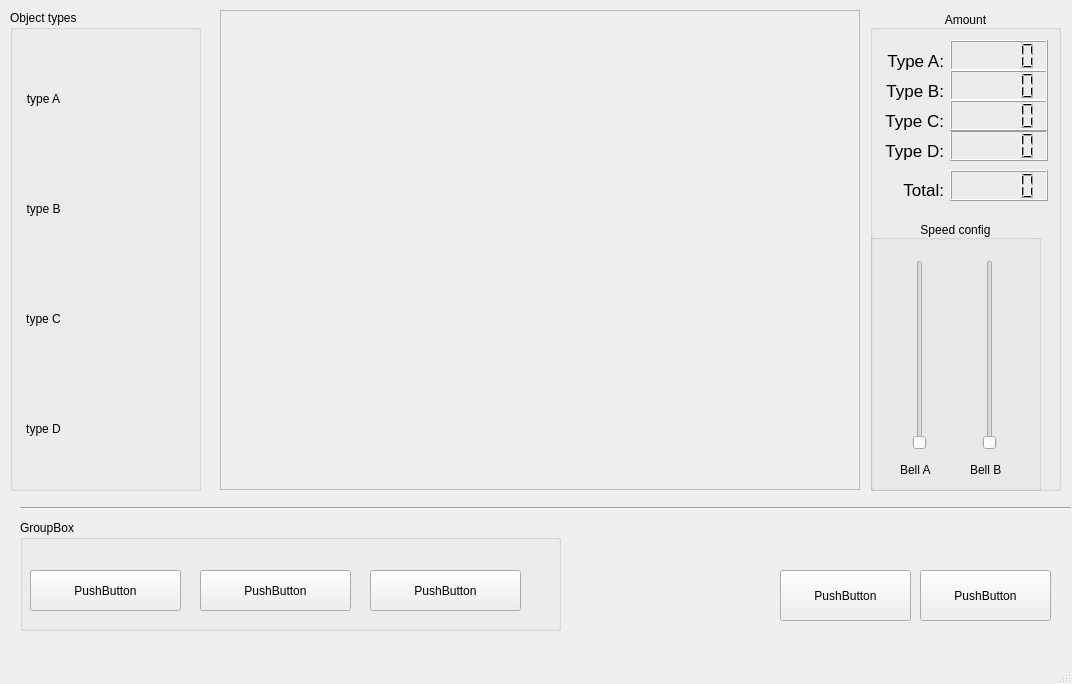
<?xml version="1.0" encoding="UTF-8"?>
<ui version="4.0">
 <class>MainWindow</class>
 <widget class="QMainWindow" name="MainWindow">
  <property name="geometry">
   <rect>
    <x>0</x>
    <y>0</y>
    <width>1072</width>
    <height>684</height>
   </rect>
  </property>
  <property name="windowTitle">
   <string>find object</string>
  </property>
  <widget class="QWidget" name="centralwidget">
   <property name="sizePolicy">
    <sizepolicy hsizetype="Maximum" vsizetype="Maximum">
     <horstretch>0</horstretch>
     <verstretch>0</verstretch>
    </sizepolicy>
   </property>
   <widget class="QFrame" name="frame">
    <property name="geometry">
     <rect>
      <x>220</x>
      <y>10</y>
      <width>640</width>
      <height>480</height>
     </rect>
    </property>
    <property name="frameShape">
     <enum>QFrame::StyledPanel</enum>
    </property>
    <property name="frameShadow">
     <enum>QFrame::Raised</enum>
    </property>
    <widget class="QLabel" name="label">
     <property name="geometry">
      <rect>
       <x>0</x>
       <y>0</y>
       <width>640</width>
       <height>480</height>
      </rect>
     </property>
     <property name="sizePolicy">
      <sizepolicy hsizetype="Maximum" vsizetype="Maximum">
       <horstretch>0</horstretch>
       <verstretch>0</verstretch>
      </sizepolicy>
     </property>
     <property name="text">
      <string/>
     </property>
     <property name="pixmap">
      <pixmap>chip200.jpg</pixmap>
     </property>
     <property name="scaledContents">
      <bool>true</bool>
     </property>
    </widget>
   </widget>
   <widget class="QGroupBox" name="groupBox">
    <property name="geometry">
     <rect>
      <x>20</x>
      <y>520</y>
      <width>541</width>
      <height>111</height>
     </rect>
    </property>
    <property name="title">
     <string>GroupBox</string>
    </property>
    <widget class="QPushButton" name="pushButton_3">
     <property name="geometry">
      <rect>
       <x>180</x>
       <y>50</y>
       <width>151</width>
       <height>41</height>
      </rect>
     </property>
     <property name="text">
      <string>PushButton</string>
     </property>
    </widget>
    <widget class="QPushButton" name="pushButton_4">
     <property name="geometry">
      <rect>
       <x>350</x>
       <y>50</y>
       <width>151</width>
       <height>41</height>
      </rect>
     </property>
     <property name="text">
      <string>PushButton</string>
     </property>
    </widget>
    <widget class="QPushButton" name="pushButton_2">
     <property name="geometry">
      <rect>
       <x>10</x>
       <y>50</y>
       <width>151</width>
       <height>41</height>
      </rect>
     </property>
     <property name="text">
      <string>PushButton</string>
     </property>
    </widget>
   </widget>
   <widget class="Line" name="line">
    <property name="geometry">
     <rect>
      <x>20</x>
      <y>500</y>
      <width>1051</width>
      <height>16</height>
     </rect>
    </property>
    <property name="orientation">
     <enum>Qt::Horizontal</enum>
    </property>
   </widget>
   <widget class="QGroupBox" name="groupBox_2">
    <property name="geometry">
     <rect>
      <x>870</x>
      <y>10</y>
      <width>191</width>
      <height>481</height>
     </rect>
    </property>
    <property name="title">
     <string>Amount</string>
    </property>
    <property name="alignment">
     <set>Qt::AlignBottom|Qt::AlignHCenter</set>
    </property>
    <widget class="QGroupBox" name="groupBox_4">
     <property name="geometry">
      <rect>
       <x>0</x>
       <y>210</y>
       <width>171</width>
       <height>271</height>
      </rect>
     </property>
     <property name="title">
      <string>Speed config</string>
     </property>
     <property name="alignment">
      <set>Qt::AlignBottom|Qt::AlignHCenter</set>
     </property>
     <widget class="QLabel" name="label_2">
      <property name="geometry">
       <rect>
        <x>30</x>
        <y>240</y>
        <width>41</width>
        <height>20</height>
       </rect>
      </property>
      <property name="text">
       <string>Bell A</string>
      </property>
     </widget>
     <widget class="QSlider" name="verticalSlider">
      <property name="geometry">
       <rect>
        <x>40</x>
        <y>40</y>
        <width>20</width>
        <height>190</height>
       </rect>
      </property>
      <property name="orientation">
       <enum>Qt::Vertical</enum>
      </property>
     </widget>
     <widget class="QSlider" name="verticalSlider_2">
      <property name="geometry">
       <rect>
        <x>110</x>
        <y>40</y>
        <width>20</width>
        <height>190</height>
       </rect>
      </property>
      <property name="orientation">
       <enum>Qt::Vertical</enum>
      </property>
     </widget>
     <widget class="QLabel" name="label_4">
      <property name="geometry">
       <rect>
        <x>100</x>
        <y>240</y>
        <width>41</width>
        <height>20</height>
       </rect>
      </property>
      <property name="text">
       <string>Bell B</string>
      </property>
     </widget>
    </widget>
    <widget class="QLCDNumber" name="lcdNumber">
     <property name="geometry">
      <rect>
       <x>80</x>
       <y>30</y>
       <width>98</width>
       <height>31</height>
      </rect>
     </property>
    </widget>
    <widget class="QLCDNumber" name="lcdNumber_2">
     <property name="geometry">
      <rect>
       <x>80</x>
       <y>60</y>
       <width>98</width>
       <height>31</height>
      </rect>
     </property>
    </widget>
    <widget class="QLabel" name="label_3">
     <property name="geometry">
      <rect>
       <x>10</x>
       <y>40</y>
       <width>64</width>
       <height>21</height>
      </rect>
     </property>
     <property name="font">
      <font>
       <pointsize>13</pointsize>
      </font>
     </property>
     <property name="layoutDirection">
      <enum>Qt::LeftToRight</enum>
     </property>
     <property name="text">
      <string>Type A:</string>
     </property>
     <property name="scaledContents">
      <bool>false</bool>
     </property>
     <property name="alignment">
      <set>Qt::AlignRight|Qt::AlignTrailing|Qt::AlignVCenter</set>
     </property>
    </widget>
    <widget class="QLabel" name="label_5">
     <property name="geometry">
      <rect>
       <x>10</x>
       <y>70</y>
       <width>64</width>
       <height>21</height>
      </rect>
     </property>
     <property name="font">
      <font>
       <pointsize>13</pointsize>
      </font>
     </property>
     <property name="layoutDirection">
      <enum>Qt::LeftToRight</enum>
     </property>
     <property name="text">
      <string>Type B:</string>
     </property>
     <property name="scaledContents">
      <bool>false</bool>
     </property>
     <property name="alignment">
      <set>Qt::AlignRight|Qt::AlignTrailing|Qt::AlignVCenter</set>
     </property>
    </widget>
    <widget class="QLCDNumber" name="lcdNumber_3">
     <property name="geometry">
      <rect>
       <x>80</x>
       <y>120</y>
       <width>98</width>
       <height>31</height>
      </rect>
     </property>
    </widget>
    <widget class="QLCDNumber" name="lcdNumber_4">
     <property name="geometry">
      <rect>
       <x>80</x>
       <y>90</y>
       <width>98</width>
       <height>31</height>
      </rect>
     </property>
    </widget>
    <widget class="QLabel" name="label_6">
     <property name="geometry">
      <rect>
       <x>10</x>
       <y>130</y>
       <width>64</width>
       <height>21</height>
      </rect>
     </property>
     <property name="font">
      <font>
       <pointsize>13</pointsize>
      </font>
     </property>
     <property name="layoutDirection">
      <enum>Qt::LeftToRight</enum>
     </property>
     <property name="text">
      <string>Type D:</string>
     </property>
     <property name="scaledContents">
      <bool>false</bool>
     </property>
     <property name="alignment">
      <set>Qt::AlignRight|Qt::AlignTrailing|Qt::AlignVCenter</set>
     </property>
    </widget>
    <widget class="QLabel" name="label_7">
     <property name="geometry">
      <rect>
       <x>10</x>
       <y>100</y>
       <width>64</width>
       <height>21</height>
      </rect>
     </property>
     <property name="font">
      <font>
       <pointsize>13</pointsize>
      </font>
     </property>
     <property name="layoutDirection">
      <enum>Qt::LeftToRight</enum>
     </property>
     <property name="text">
      <string>Type C:</string>
     </property>
     <property name="scaledContents">
      <bool>false</bool>
     </property>
     <property name="alignment">
      <set>Qt::AlignRight|Qt::AlignTrailing|Qt::AlignVCenter</set>
     </property>
    </widget>
    <widget class="QLabel" name="label_8">
     <property name="geometry">
      <rect>
       <x>10</x>
       <y>170</y>
       <width>64</width>
       <height>21</height>
      </rect>
     </property>
     <property name="font">
      <font>
       <pointsize>13</pointsize>
      </font>
     </property>
     <property name="layoutDirection">
      <enum>Qt::LeftToRight</enum>
     </property>
     <property name="text">
      <string>Total:</string>
     </property>
     <property name="textFormat">
      <enum>Qt::RichText</enum>
     </property>
     <property name="scaledContents">
      <bool>false</bool>
     </property>
     <property name="alignment">
      <set>Qt::AlignRight|Qt::AlignTrailing|Qt::AlignVCenter</set>
     </property>
    </widget>
    <widget class="QLCDNumber" name="lcdNumber_5">
     <property name="geometry">
      <rect>
       <x>80</x>
       <y>160</y>
       <width>98</width>
       <height>31</height>
      </rect>
     </property>
    </widget>
   </widget>
   <widget class="QGroupBox" name="groupBox_3">
    <property name="geometry">
     <rect>
      <x>10</x>
      <y>10</y>
      <width>191</width>
      <height>481</height>
     </rect>
    </property>
    <property name="title">
     <string>Object types</string>
    </property>
    <widget class="QLabel" name="label_9">
     <property name="geometry">
      <rect>
       <x>70</x>
       <y>40</y>
       <width>100</width>
       <height>100</height>
      </rect>
     </property>
     <property name="text">
      <string/>
     </property>
     <property name="pixmap">
      <pixmap>object_01.jpg</pixmap>
     </property>
     <property name="scaledContents">
      <bool>true</bool>
     </property>
    </widget>
    <widget class="QLabel" name="label_10">
     <property name="geometry">
      <rect>
       <x>70</x>
       <y>150</y>
       <width>100</width>
       <height>100</height>
      </rect>
     </property>
     <property name="text">
      <string/>
     </property>
     <property name="pixmap">
      <pixmap>object_01.jpg</pixmap>
     </property>
     <property name="scaledContents">
      <bool>true</bool>
     </property>
    </widget>
    <widget class="QLabel" name="label_11">
     <property name="geometry">
      <rect>
       <x>70</x>
       <y>370</y>
       <width>100</width>
       <height>100</height>
      </rect>
     </property>
     <property name="text">
      <string/>
     </property>
     <property name="pixmap">
      <pixmap>object_01.jpg</pixmap>
     </property>
     <property name="scaledContents">
      <bool>true</bool>
     </property>
    </widget>
    <widget class="QLabel" name="label_12">
     <property name="geometry">
      <rect>
       <x>70</x>
       <y>260</y>
       <width>100</width>
       <height>100</height>
      </rect>
     </property>
     <property name="text">
      <string/>
     </property>
     <property name="pixmap">
      <pixmap>object_01.jpg</pixmap>
     </property>
     <property name="scaledContents">
      <bool>true</bool>
     </property>
    </widget>
    <widget class="QLabel" name="label_13">
     <property name="geometry">
      <rect>
       <x>0</x>
       <y>80</y>
       <width>67</width>
       <height>17</height>
      </rect>
     </property>
     <property name="text">
      <string>type A</string>
     </property>
     <property name="alignment">
      <set>Qt::AlignCenter</set>
     </property>
    </widget>
    <widget class="QLabel" name="label_14">
     <property name="geometry">
      <rect>
       <x>0</x>
       <y>190</y>
       <width>67</width>
       <height>17</height>
      </rect>
     </property>
     <property name="text">
      <string>type B</string>
     </property>
     <property name="alignment">
      <set>Qt::AlignCenter</set>
     </property>
    </widget>
    <widget class="QLabel" name="label_15">
     <property name="geometry">
      <rect>
       <x>0</x>
       <y>300</y>
       <width>67</width>
       <height>17</height>
      </rect>
     </property>
     <property name="text">
      <string>type C</string>
     </property>
     <property name="alignment">
      <set>Qt::AlignCenter</set>
     </property>
    </widget>
    <widget class="QLabel" name="label_16">
     <property name="geometry">
      <rect>
       <x>0</x>
       <y>410</y>
       <width>67</width>
       <height>17</height>
      </rect>
     </property>
     <property name="text">
      <string>type D</string>
     </property>
     <property name="alignment">
      <set>Qt::AlignCenter</set>
     </property>
    </widget>
   </widget>
   <widget class="QPushButton" name="pushButton">
    <property name="geometry">
     <rect>
      <x>780</x>
      <y>570</y>
      <width>131</width>
      <height>51</height>
     </rect>
    </property>
    <property name="text">
     <string>PushButton</string>
    </property>
   </widget>
   <widget class="QPushButton" name="pushButton_5">
    <property name="geometry">
     <rect>
      <x>920</x>
      <y>570</y>
      <width>131</width>
      <height>51</height>
     </rect>
    </property>
    <property name="text">
     <string>PushButton</string>
    </property>
   </widget>
  </widget>
  <widget class="QMenuBar" name="menubar">
   <property name="geometry">
    <rect>
     <x>0</x>
     <y>0</y>
     <width>1072</width>
     <height>26</height>
    </rect>
   </property>
  </widget>
  <widget class="QStatusBar" name="statusbar"/>
 </widget>
 <resources/>
 <connections/>
</ui>
